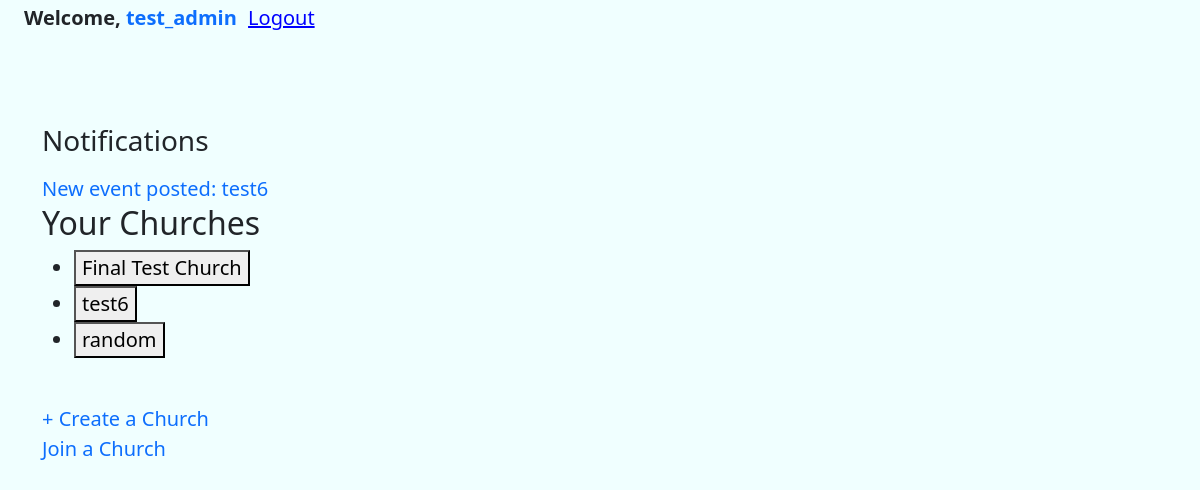
The page / (signed in) on the database as committed earlier.
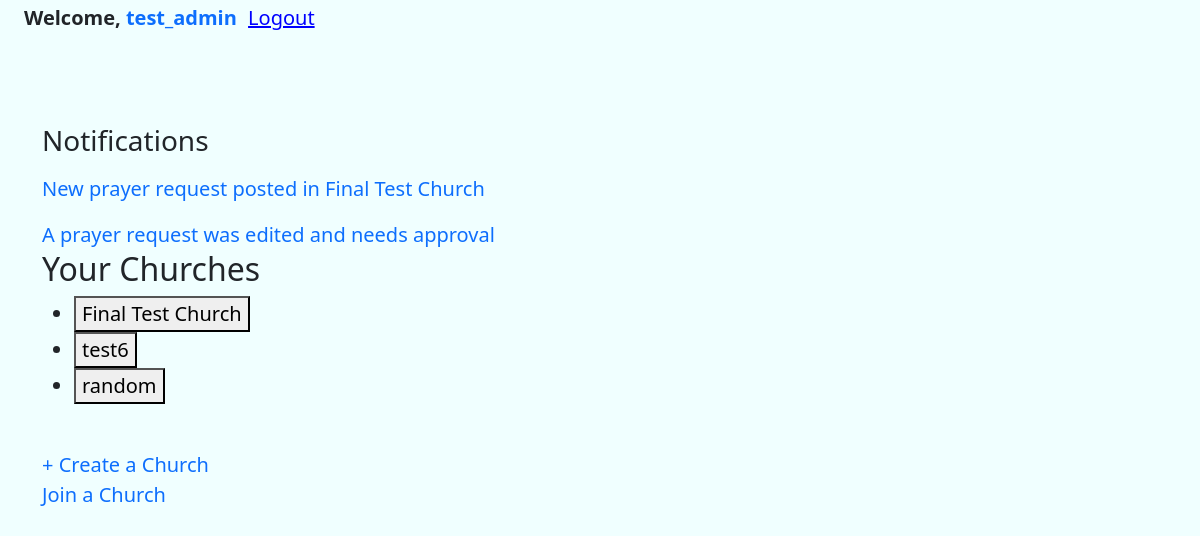
The same page on the database as committed later.
### core/models.py (models this page shows, shortened)
class Notification(models.Model):
    user = models.ForeignKey(User, on_delete=models.CASCADE)
    message = models.TextField()
    link = models.CharField(max_length=255, blank=True)  # 👈 ADD THIS
    is_read = models.BooleanField(default=False)
    created = models.DateTimeField(auto_now_add=True)

class ChurchUser(models.Model):
    ROLE_CHOICES = [
        ('admin', 'Admin'),
        ('leader', 'Leader'),
        ('member', 'Member'),
    ]
    user = models.ForeignKey(User, on_delete=models.CASCADE, related_name='memberships')
    church = models.ForeignKey(Church, on_delete=models.CASCADE, related_name='memberships')
    role = models.CharField(max_length=20, choices=ROLE_CHOICES)
    joined = models.DateTimeField(auto_now_add=True)
    class Meta:
        unique_together = ("user", "church")

class Church(models.Model):
    name = models.CharField(max_length=200)
    city = models.CharField(max_length=120)
    created = models.DateTimeField(auto_now_add=True)
    owner = models.ForeignKey(User, on_delete=models.CASCADE)

### core/views.py (the view)
# urls.py: path('', views.user_dashboard, name='user_dashboard'),
@login_required
def user_dashboard(request):
    memberships = request.user.memberships.select_related("church")
    notifications = list(Notification.objects.filter(user=request.user, is_read=False).order_by('-created'))
    Notification.objects.filter(user=request.user, is_read=False).update(is_read=True)
    if request.method == "POST":
        church_id = request.POST.get("church_id")
        if memberships.filter(church_id=church_id).exists():
            request.session["church_id"] = church_id
            return redirect("church_dashboard")
    return render(request, "user_dashboard.html", {
        "memberships": memberships,
        'notifications': notifications
    })

### core/templates/user_dashboard.html (shortened to what this page needs)
{% extends 'base.html' %}
{% load static %}
{% block content %}
{% if notifications %}
    <div>
        <h3>Notifications</h3>
        {% for n in notifications %}
            <p>{% if n.link %}</p>
                <a href="{{ n.link }}">{{ n.message }}</a>
            {% else %}
                {{ n.message }}
            {% endif %}
        {% endfor %}
    </div>
{% endif %}
{% if memberships %}
    <h2>Your Churches</h2>
    <ul>
        {% for m in memberships %}
            <li>
                <form method="post" style="display:inline;">
                    <button type="submit" name="church_id" value="{{ m.church.id }}">
                        {{ m.church.name }}
                    </button>
                </form>
            </li>
        {% endfor %}
    </ul>
    <br>
    <a href="{% url 'create_church' %}">+ Create a Church</a>
    <br>
    <a href="{% url 'request_join' %}">Join a Church</a>
{% else %}
    <p>You are not connected to any churches.</p>
    <a href="{% url 'request_join' %}">Join a Church</a>
    <br>
    <a href="{% url 'create_church' %}">Create a Church</a>
{% endif %}
{% endblock %}

Rows that differ between the two databases and show on the page:
no longer on this page (row edited): Notification: message "New event posted: test6"
added Notification: message "New prayer request posted in Final Test Church"
added Notification: message "A prayer request was edited and needs approval"
